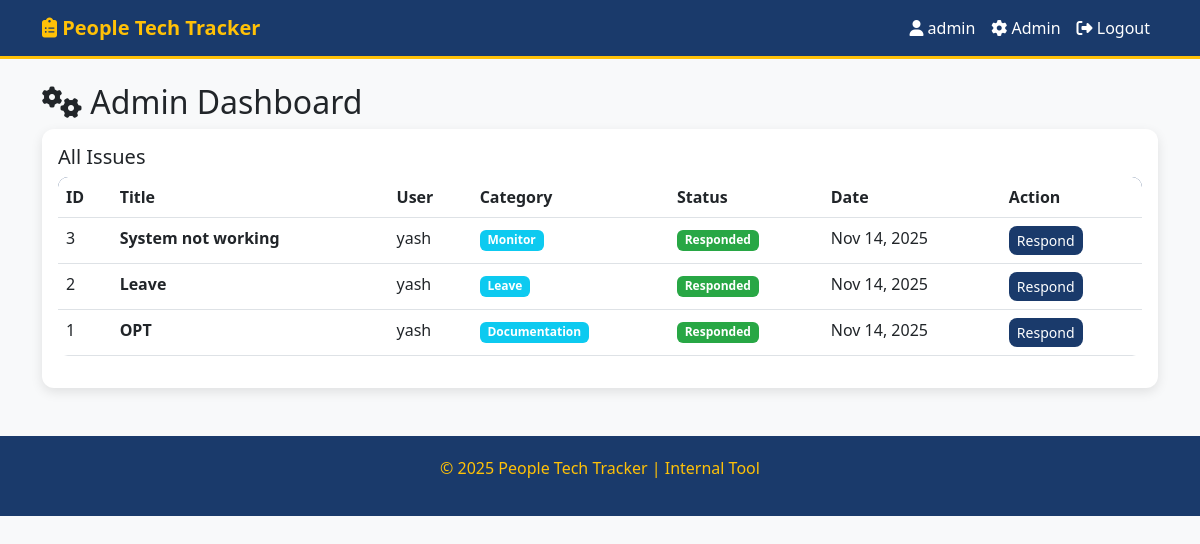
Screenshot of /admin_dashboard (signed in) with the database file from the repository.
### models.py (models this page shows)
class User(db.Model, UserMixin):
    id = db.Column(db.Integer, primary_key=True)
    username = db.Column(db.String(150), unique=True, nullable=False)
    password = db.Column(db.String(150), nullable=False)
    is_admin = db.Column(db.Boolean, default=False)
    issues = db.relationship('Issue', backref='user', lazy=True)

class Issue(db.Model):
    id = db.Column(db.Integer, primary_key=True)
    title = db.Column(db.String(100), nullable=False)
    description = db.Column(db.Text, nullable=False)
    category = db.Column(db.String(50), nullable=False)  # e.g., 'leave', 'documentation', 'monitor'
    status = db.Column(db.String(50), default='Open')
    created_at = db.Column(db.DateTime, default=datetime.utcnow)
    user_id = db.Column(db.Integer, db.ForeignKey('user.id'), nullable=False)
    responses = db.relationship('Response', backref='issue', lazy=True)

### routes.py (the view)
@app.route('/admin_dashboard')
@login_required
def admin_dashboard():
    if not current_user.is_admin:
        flash('Access denied.')
        return redirect(url_for('dashboard'))
    issues = Issue.query.order_by(Issue.created_at.desc()).all()
    return render_template('admin_dashboard.html', issues=issues)

### app.py (called while the page is built)
@login_manager.user_loader
def load_user(user_id):
    return User.query.get(int(user_id))

### templates/admin_dashboard.html
{% extends "base.html" %}
{% block content %}
<h2><i class="fas fa-cogs"></i> Admin Dashboard</h2>
<div class="card">
    <div class="card-body">
        <h5>All Issues</h5>
        {% if issues %}
        <div class="table-responsive">
            <table class="table table-hover">
                <thead>
                    <tr>
                        <th>ID</th>
                        <th>Title</th>
                        <th>User</th>
                        <th>Category</th>
                        <th>Status</th>
                        <th>Date</th>
                        <th>Action</th>
                    </tr>
                </thead>
                <tbody>
                    {% for issue in issues %}
                    <tr>
                        <td>{{ issue.id }}</td>
                        <td><strong>{{ issue.title }}</strong></td>
                        <td>{{ issue.user.username }}</td>
                        <td><span class="badge bg-info">{{ issue.category|title }}</span></td>
                        <td>
                            {% if issue.status == 'Open' %}
                                <span class="badge badge-open">Open</span>
                            {% else %}
                                <span class="badge badge-responded">Responded</span>
                            {% endif %}
                        </td>
                        <td>{{ issue.created_at.strftime('%b %d, %Y') }}</td>
                        <td>
                            <a href="{{ url_for('respond', issue_id=issue.id) }}" class="btn btn-sm btn-primary">
                                Respond
                            </a>
                        </td>
                    </tr>
                    {% endfor %}
                </tbody>
            </table>
        </div>
        {% else %}
        <p class="text-muted">No issues to review.</p>
        {% endif %}
    </div>
</div>
{% endblock %}

### templates/base.html (shortened to what this page needs)
<!DOCTYPE html>
<html lang="en">
<head>
    <link href="https://cdn.jsdelivr.net/npm/bootstrap@5.3.0/dist/css/bootstrap.min.css" rel="stylesheet">
    <link href="https://cdnjs.cloudflare.com/ajax/libs/font-awesome/6.4.0/css/all.min.css" rel="stylesheet">
</head>
<body>
    <nav class="navbar navbar-expand-lg navbar-dark">
        <div class="container">
            <a class="navbar-brand" href="/">
                <i class="fas fa-clipboard-list"></i> People Tech Tracker
            </a>
            <div class="navbar-nav ms-auto">
                {% if current_user.is_authenticated %}
                    <span class="nav-link">
                        <i class="fas fa-user"></i> {{ current_user.username }}
                    </span>
                    {% if current_user.is_admin %}
                        <a class="nav-link" href="{{ url_for('admin_dashboard') }}"><i class="fas fa-cog"></i> Admin</a>
                    {% else %}
                        <a class="nav-link" href="{{ url_for('dashboard') }}"><i class="fas fa-home"></i> My Issues</a>
                        <a class="nav-link" href="{{ url_for('raise_issue') }}"><i class="fas fa-plus-circle"></i> Raise</a>
                    {% endif %}
                    <a class="nav-link" href="{{ url_for('logout') }}"><i class="fas fa-sign-out-alt"></i> Logout</a>
                {% else %}
                    <a class="nav-link" href="{{ url_for('login') }}"><i class="fas fa-sign-in-alt"></i> Login</a>
                    <a class="nav-link" href="{{ url_for('register') }}"><i class="fas fa-user-plus"></i> Register</a>
                {% endif %}
            </div>
        </div>
    </nav>
    <div class="container mt-4">
        {% block content %}{% endblock %}
    </div>
    <footer class="footer mt-5">
        <p>&copy; 2025 People Tech Tracker | Internal Tool</p>
    </footer>
</body>
</html>

### templates/base.html (style rules this page uses)
body { background: #f8f9fa; font-family: 'Segoe UI', sans-serif; }
.navbar { background: #1a3a6b; border-bottom: 3px solid #ffc107; }
.navbar-brand { font-weight: bold; color: #ffc107 !important; }
.nav-link { color: #fff !important; font-weight: 500; }
.card { border: none; border-radius: 12px; box-shadow: 0 4px 12px rgba(0,0,0,0.1); }
.btn-primary { background: #1a3a6b; border: none; border-radius: 8px; }
.table { border-radius: 10px; overflow: hidden; }
.table thead { background: #1a3a6b; color: white; }
.badge-responded { background: #28a745; color: white; }
.footer { margin-top: 50px; padding: 20px; background: #1a3a6b; color: #ffc107; text-align: center; }

### rows the page displays
User: username "admin"
Issue: id "3", title "System not working", user.username "yash", category "Monitor", status "Responded", created_at "Nov 14, 2025"
Issue: id "2", title "Leave", user.username "yash", category "Leave", status "Responded", created_at "Nov 14, 2025"
Issue: id "1", title "OPT", user.username "yash", category "Documentation", status "Responded", created_at "Nov 14, 2025"
